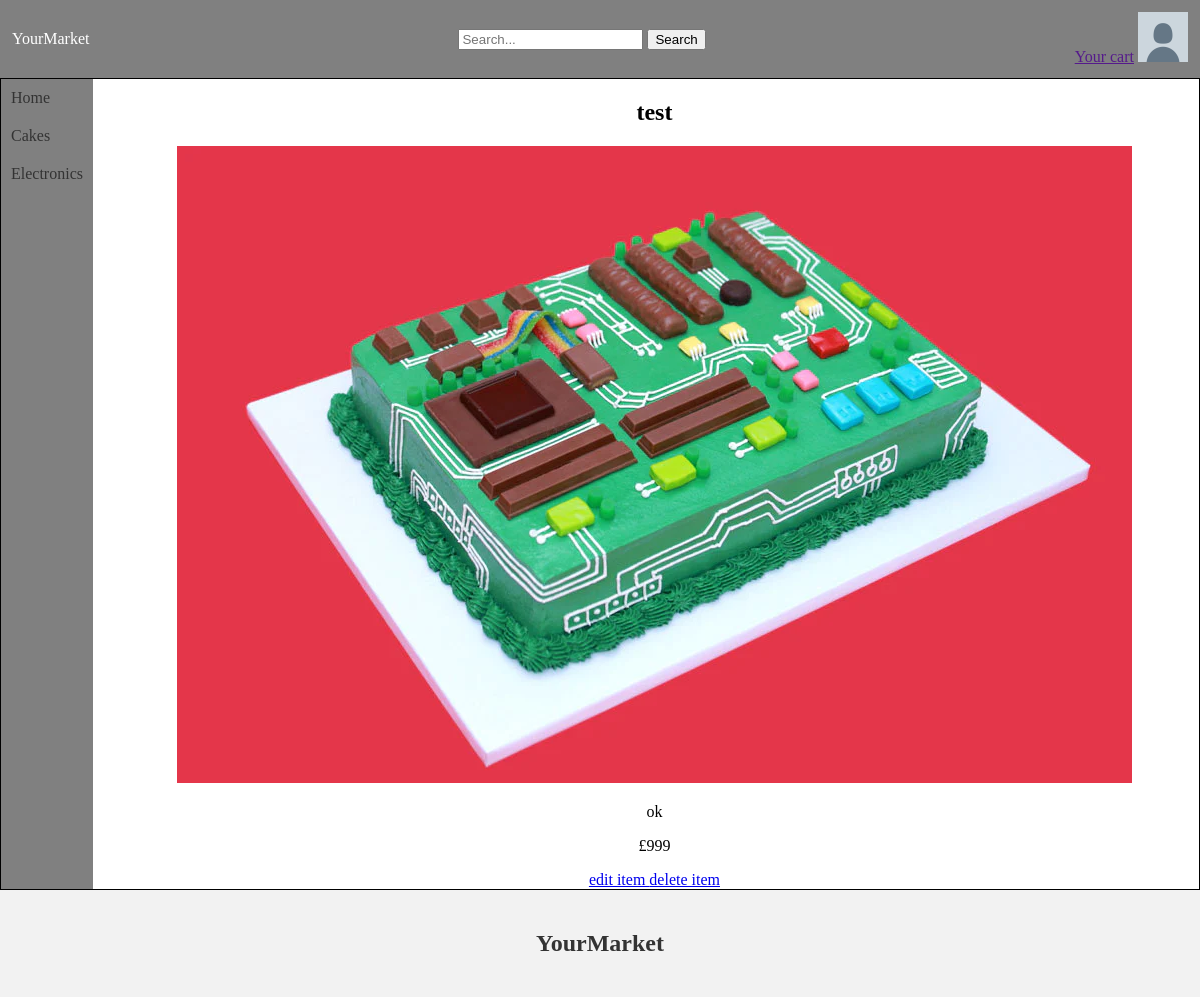
The page /myItems.php (signed in) on the database its author committed.
### tables this page shows
CREATE TABLE IF NOT EXISTS `items` (
  `id` int NOT NULL AUTO_INCREMENT,
  `nameItem` varchar(200) NOT NULL,
  `descriptions` varchar(999) NOT NULL,
  `price` double NOT NULL,
  `categories` int NOT NULL,
  `available` tinyint(1) NOT NULL DEFAULT '1',
  `sellType` int NOT NULL,
  PRIMARY KEY (`id`)
);

### myItems.php (the view, shortened to what this page needs)
<!DOCTYPE html>
<html>
<head>
  <link rel="stylesheet" type="text/css" href="Constant/styles.css">
</head>
<body>
    <head>
        <?php include('Constant/head.php'); ?>
    </head>
    <div class="page">
      <nav>
          <?php include('Constant/navbar.php'); ?>
      </nav>
      <div class="content">
      <?php
      global $conn;
        $username = $_SESSION["username"];
        $sql = "SELECT i.id,nameItem,descriptions,price,categories,available,sellType,idLink,link FROM items as i natural join have as h inner join picturesvideos as pv on h.idLink=pv.id where i.id in (SELECT idItem from sell where username ='$username')  group by i.id";
        $result = $conn->query($sql);
        if ($result->num_rows > 0) {
            while ($row = $result->fetch_assoc()) {
                echo '<div class="column">';
                echo '<div class="item">';
                echo '<h2>' . $row["nameItem"] . '</h2>';
                echo '<img src='.$row["link"].' alt="">';
                echo '<p>' . $row["descriptions"] . '</p>';
                echo '<p>£' . $row["price"] . '</p>';
                echo'<a href="myItems.php?editId='.$row['id'].'" >edit item </a>';
                echo'<a href="myItems.php?deleteId='.$row['id'].'" >delete item</a>';
                echo '</div>';
                echo '</div>';
            }
        }
    ?>
        </div>
    </div>
  <footer>
    <?php
    include('Constant/footer.php');
    ?>
  </footer>
</body>
</html>

### Constant/styles.css (style rules this page uses)
body { margin: 0; padding: 0; }
nav { width: 10%; left: 0; flex-grow: 1; }
.page { border: 1px solid black; display: flex; }
.content { text-align: center; width: 100%; }

### rows shown on the page
items: nameItem "test", descriptions "ok", price "999"
